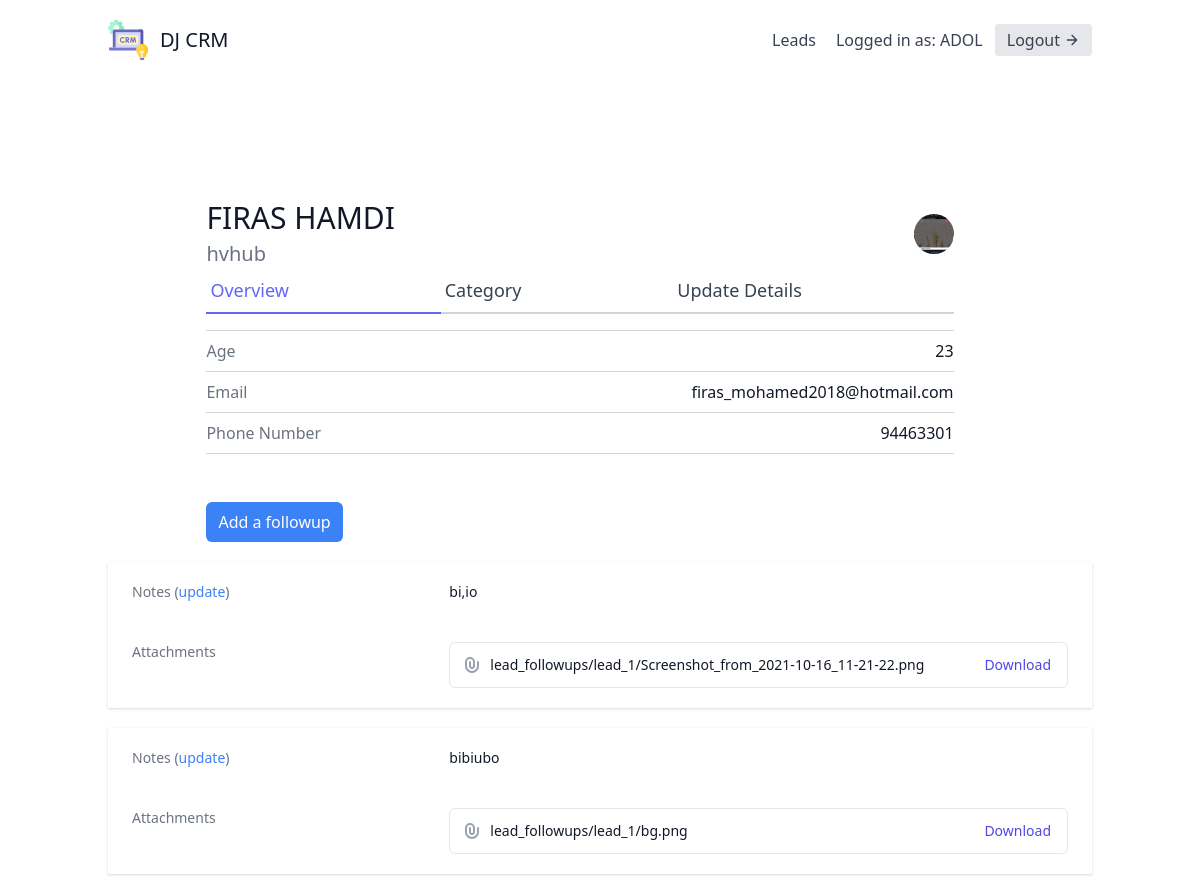
The app's page /leads/1/ (signed in) with its own data.
### leads/models.py (models this page shows, shortened)
class User(AbstractUser):
    is_organisor = models.BooleanField(default=True)
    is_agent = models.BooleanField(default=False)

class Lead(models.Model):
    first_name = models.CharField(max_length=20)
    last_name = models.CharField(max_length=20)
    age = models.IntegerField(default=0)
    organisation = models.ForeignKey(UserProfile, on_delete=models.CASCADE)
    agent = models.ForeignKey("Agent", null=True, blank=True, on_delete=models.SET_NULL)
    category = models.ForeignKey("Category", related_name="leads", null=True, blank=True, on_delete=models.SET_NULL)
    description = models.TextField()
    date_added = models.DateTimeField(auto_now_add=True)
    phone_number = models.CharField(max_length=20)
    email = models.EmailField()
    profile_picture = models.ImageField(null=True, blank=True, upload_to="profile_pictures/")
    converted_date = models.DateTimeField(null=True, blank=True)
    objects = LeadManager()

class FollowUp(models.Model):
    lead = models.ForeignKey(Lead, related_name="followups", on_delete=models.CASCADE)
    date_added = models.DateTimeField(auto_now_add=True)
    notes = models.TextField(blank=True, null=True)
    file = models.FileField(null=True, blank=True, upload_to=handle_upload_follow_ups)

### leads/views.py (the view)
# urls.py: path('<int:pk>/', LeadDetailView.as_view(), name='lead-detail'),
class LeadDetailView(LoginRequiredMixin, generic.DetailView):
    template_name = "leads/lead_detail.html"
    context_object_name = "lead"
    def get_queryset(self):
        user = self.request.user
        if user.is_organisor:
            queryset = Lead.objects.filter(organisation=user.userprofile)
        else:
            queryset = Lead.objects.filter(organisation=user.agent.organisation)
            queryset = queryset.filter(agent__user=user)
        return queryset

### leads/models.py (called while the page is built)
    def get_queryset(self):
        return super().get_queryset()

### leads/templates/leads/lead_detail.html (shortened to what this page needs)
{% extends "base.html" %}
{% block content %}
<section class="text-gray-700 body-font overflow-hidden">
    <div class="container px-5 py-24 mx-auto">
        <div class="lg:w-4/5 mx-auto flex flex-wrap">
            <div class="w-full lg:pr-10 lg:py-6 mb-6 lg:mb-0">
                <div class="w-full flex items-center justify-between space-x-6">
                    <div class="flex-1 truncate">
                        <div class="flex items-center space-x-3">
                            <h3 class="text-3xl text-gray-900 font-medium truncate">{{ lead.first_name }} {{ lead.last_name }}</h3>
                        </div>
                        <p class="mt-1 text-xl text-gray-500 truncate">{{ lead.description }}</p>
                    </div>
                    {% if lead.profile_picture %}
                    <img class="w-10 h-10 bg-gray-300 rounded-full flex-shrink-0" src="{{ lead.profile_picture.url }}" alt="">
                    {% endif %}
                </div>
                <div class="flex mb-4">
                    <a href="{% url 'leads:lead-detail' lead.pk %}" class="flex-grow text-indigo-500 border-b-2 border-indigo-500 py-2 text-lg px-1">
                        Overview
                    </a>
                    <a href="{% url 'leads:lead-category-update' lead.pk %}" class="flex-grow border-b-2 border-gray-300 py-2 text-lg px-1">
                        Category
                    </a>
                    <a href="{% url 'leads:lead-update' lead.pk %}" class="flex-grow border-b-2 border-gray-300 py-2 text-lg px-1">
                        Update Details
                    </a>
                </div>
                <div class="flex border-t border-gray-300 py-2">
                    <span class="text-gray-500">Age</span>
                    <span class="ml-auto text-gray-900">{{ lead.age }}</span>
                </div>
                <div class="flex border-t border-gray-300 py-2">
                    <span class="text-gray-500">Email</span>
                    <span class="ml-auto text-gray-900">{{ lead.email }}</span>
                </div>
                <div class="flex border-t border-b mb-6 border-gray-300 py-2">
                    <span class="text-gray-500">Phone Number</span>
                    <span class="ml-auto text-gray-900">{{ lead.phone_number }}</span>
                </div>
            </div>
        <a href="{% url 'leads:lead-followup-create' lead.pk %}" class="text-white bg-blue-500 hover:bg-blue-600 px-3 py-2 rounded-md">Add a followup</a>
        </div>
        {% for followup in lead.followups.all %}
            <div class="mt-5 shadow px-4 sm:px-6">
                <div class="py-4 sm:py-5 sm:grid sm:grid-cols-3 sm:gap-4">
                    <dt class="text-sm font-medium text-gray-500">
                    Notes (<a href="{% url 'leads:lead-followup-update' followup.pk %}" class="text-blue-500 hover:text-blue-700">update</a>)
                    </dt>
                    <dd class="mt-1 text-sm text-gray-900 sm:mt-0 sm:col-span-2">
                    {{ followup.notes }}
                    </dd>
                </div>
                {% if followup.file %}
                    <div class="py-4 sm:py-5 sm:grid sm:grid-cols-3 sm:gap-4">
                        <dt class="text-sm font-medium text-gray-500">
                        Attachments
                        </dt>
                        <dd class="mt-1 text-sm text-gray-900 sm:mt-0 sm:col-span-2">
                        <ul class="border border-gray-200 rounded-md divide-y divide-gray-200">
                            <li class="pl-3 pr-4 py-3 flex items-center justify-between text-sm">
                                <div class="w-0 flex-1 flex items-center">
                                    <span class="ml-2 flex-1 w-0 truncate">
                                    {{ followup.file.name }}
                                    </span>
                                </div>
                                <div class="ml-4 flex-shrink-0">
                                    <a href="{{ followup.file.url }}" download class="font-medium text-indigo-600 hover:text-indigo-500">
                                    Download
                                    </a>
                                </div>
                            </li>
                        </ul>
                        </dd>
                    </div>
                {% endif %}
            </div>
        {% endfor %}
    </div>
  </section>
{% endblock content %}

### templates/navbar.html (shortened to what this page needs)
<header class="text-gray-700 body-font">
    <div class="container mx-auto flex flex-wrap p-5 flex-col md:flex-row items-center">
      <a href="{% url 'dashboard' %}" class="flex title-font font-medium items-center text-gray-900 mb-4 md:mb-0">
        <span class="ml-3 text-xl">DJ CRM</span>
      </a>
      <nav class="md:ml-auto flex flex-wrap items-center text-base justify-center">
        {% if not request.user.is_authenticated %}
          <a href="{% url 'signup' %}" class="mr-5 hover:text-gray-900">Signup</a>
        {% else %}
          <a href="{% url 'leads:lead-list' %}" class="mr-5 hover:text-gray-900">Leads</a>
        {% endif %}
      </nav>
      {% if request.user.is_authenticated %}
        Logged in as: {{ request.user.username }}
        <a href="{% url 'logout' %}" class="ml-3 inline-flex items-center bg-gray-200 border-0 py-1 px-3 focus:outline-none hover:bg-gray-300 rounded text-base mt-4 md:mt-0">
          Logout
            <svg fill="none" stroke="currentColor" stroke-linecap="round" stroke-linejoin="round" stroke-width="2" class="w-4 h-4 ml-1" viewBox="0 0 24 24">
                <path d="M5 12h14M12 5l7 7-7 7"></path>
            </svg>
        </a>
      {% endif %}
    </div>
</header>

### records on screen
User: user.username "ADOL"
Lead: first_name "FIRAS", last_name "HAMDI", description "hvhub", profile_picture (picture), age "23", email "firas_mohamed2018@hotmail.com", phone_number "94463301"
FollowUp: notes "bi,io", file.name "lead_followups/lead_1/Screenshot_from_2021-10-16_11-21-22.png"
FollowUp: notes "bibiubo", file.name "lead_followups/lead_1/bg.png"
